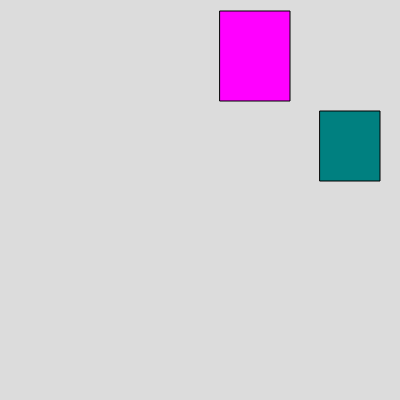
Frame 1 (no input)
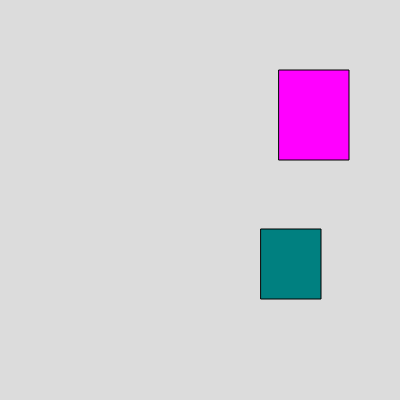
Frame 60 (no input)
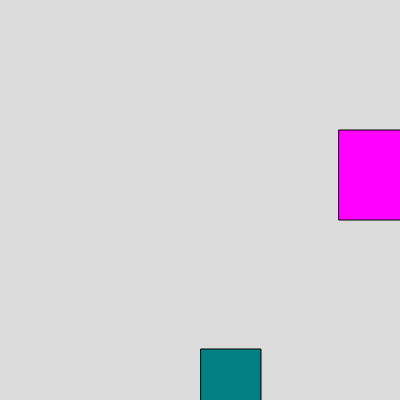
Frame 120 (the mouse pressed at the canvas centre since frame 60)

The p5.js sketch that drew these frames (run headless with seeded random() and noise() and a simulated clock; from frame 60 on, the mouse is pressed at the canvas centre):

// p5.js sketch
// ── sketch.js
var box1,box2
function setup() 
{
  createCanvas(400, 400);
  box1 = new Box(320,111,60,70,-1,2)
  box2 = new Box(220,11,70,90,1,1)
}

function draw() 
{
  background(220);
  fill ("teal")
box1.show()
fill ("magenta")
box2.show()
box1.move()
box1.moveup()
box2.move()
box2.moveup()
}


// ── box.js
class Box
  {
    constructor(x,y,w,h,vx,vy)
    {
      this.x =x;
      this.y =y;
      this.w =w;
      this.h = h;
      this.vx = vx;
      this.vy = vy;
    }
    
    show()
    {
      rect(this.x,this.y,this.w,this.h)
    }
    
    move()
    {
      this.x = this.x+this.vx;
    }
    moveup(){
      this.y = this.y + this.vy
    }

  }

  
